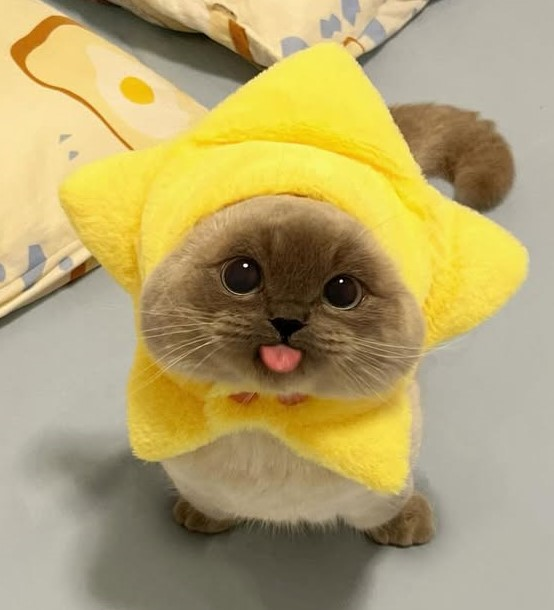
#> input picture Laporan 3/hueek.jpg, 554 x 610 px
$ jupyter execute --allow-errors Untitled.ipynb
#> lines starting #> are read from the running program, lines starting #| are printed output that depends on the picture
# Import Library

[cell 1]
import cv2
import matplotlib.pyplot as plt
import numpy as np
#Rizal Wira Pambudi 202331175

[cell 2]
kucing = cv2.imread('hueek.jpg')
#> kucing is the input picture: shape (610, 554, 3); mean B, G, R 109.6, 162.7, 178.7
#Rizal Wira Pambudi 202331175

[cell 3]
kucing.shape
#> Out = (610, 554, 3)
#Rizal Wira Pambudi 202331175

[cell 4]
[baris, kolom] = kucing.shape[:2]
#> baris = 610; kolom = 554
#Rizal Wira Pambudi 202331175

# Convert from BGR TO RGB

[cell 5]
rgb = cv2.cvtColor(kucing, cv2.COLOR_BGR2RGB)
#Rizal Wira Pambudi 202331175

# menampilkan Histogram

[cell 6]
fig, axs = plt.subplots(2,2, figsize = (15,5))

#menggunakan ravel
axs[0,0].imshow(rgb)
axs[0,1].hist(rgb.ravel(),256,[0,256])

#menggunakan clalchist
hist = cv2.calcHist([rgb],[0], None, [256],[0,256])
#> hist = 256 values, max 14411 at index 185, min 21 at index 5, mean 1320.1
axs[1,0].imshow(rgb)
axs[1,1].plot(hist)

#menampilkan plot
plt.show()
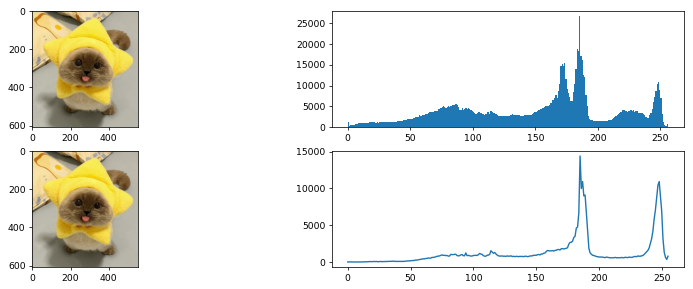
#> figure drawn by matplotlib, 4 panels; panel 2: tallest bar 26568 high, from x = 185 to 186; panel 4: curve peaks at x = 185, y = 14411
#Rizal Wira Pambudi 202331175

# Meningkatkan kecerahan

[cell 7]
beta = 40
citra_cerah = np.zeros((baris,kolom, 3))

for x in range(baris):
    for y in range (kolom):
        gyx = rgb[x,y] + beta
        citra_cerah[x,y] = gyx
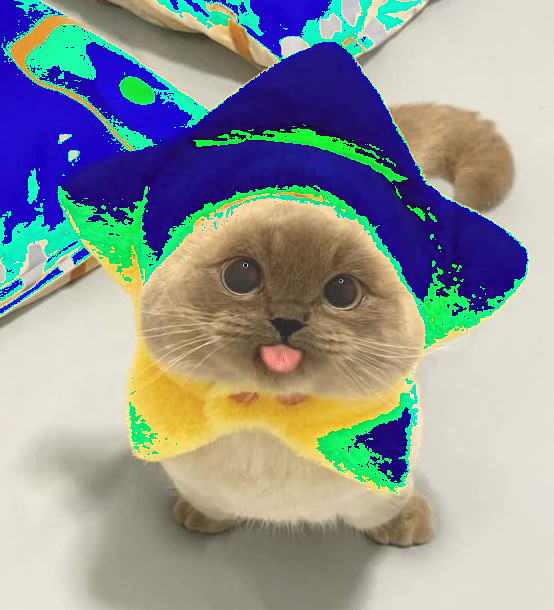
#> citra_cerah: shape (610, 554, 3) float64; mean R, G, B 145.5, 151.4, 149.6

citra_lebihcerah = citra_cerah.astype(np.uint8)

fig, axs = plt.subplots(2,2, figsize=(15,5))
axs[0,0].imshow(rgb)
axs[0,1].hist(rgb.ravel(),256, [8,256])
axs[1,0].imshow(citra_lebihcerah)
axs[1,1].hist(citra_lebihcerah.ravel(),256,[9,256])

plt.show()
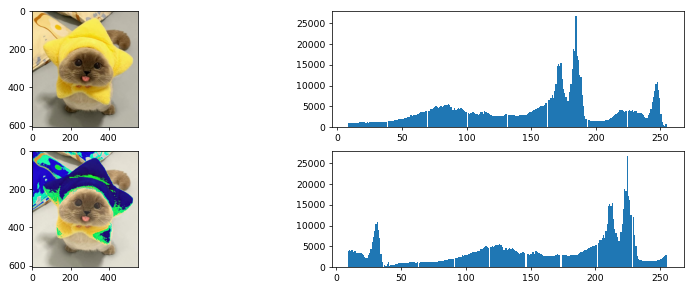
#> figure drawn by matplotlib, 4 panels; panel 2: tallest bar 26568 high, from x = 184.3 to 185.3; panel 4: tallest bar 26568 high, from x = 224.2 to 225.1
#Rizal Wira Pambudi 202331175

# Meregangkan kontras

#> (a cell that did not finish here is left out)

# MEningkatkan kecerahan dan meregangkan kontras

[cell 9]
beta = 10
alpha = 1.2
citra_hasil = np.zeros((baris,kolom, 3 ))

for x in range(baris):
    for y in range(kolom):
        gyx = alpha * rgb[x,y] + beta
        citra_hasil[x,y] = gyx

citra_hasil = citra_hasil.astype(np.uint8)
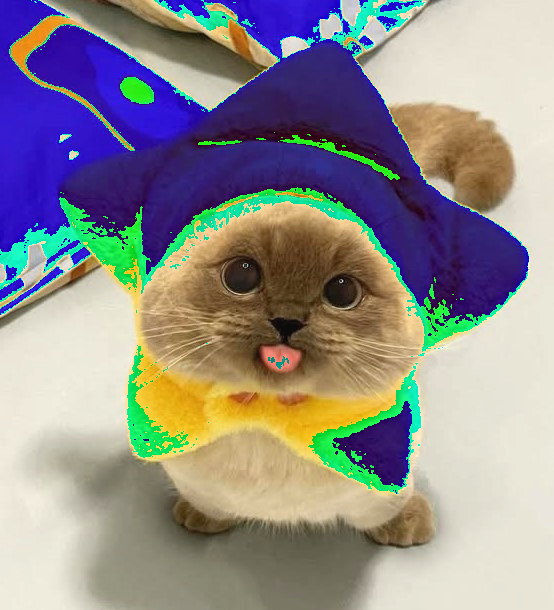
#> citra_hasil: shape (610, 554, 3); mean R, G, B 145.6, 141.7, 141.1

fig, axs = plt.subplots(2,2, figsize=(15,5))
axs[0,0].imshow(rgb)
axs[0,1].hist(rgb.ravel(),256,[9,256])
axs[1,0].imshow(citra_hasil)
axs[1,1].hist(citra_hasil.ravel(),256,[0,256])

plt.show()
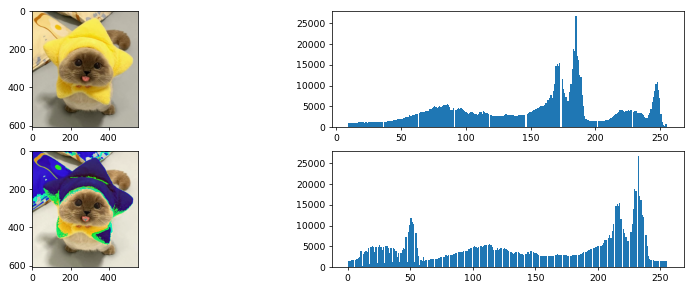
#> figure drawn by matplotlib, 4 panels; panel 2: tallest bar 26568 high, from x = 184.6 to 185.6; panel 4: tallest bar 26568 high, from x = 232 to 233
#Rizal Wira Pambudi 202331175

# Membalik Citra >> NEgatif

[cell 10]
beta = 10
alpha = 1.2
citra_negatif = np.zeros((baris, kolom, 3))

for x in range(baris):
    for y in range(kolom):
        gyx = 255 - rgb[x,y]
        citra_negatif[x,y] = gyx
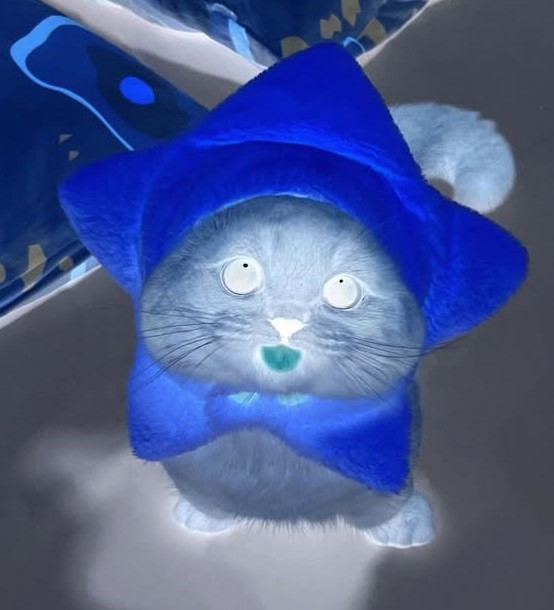
#> citra_negatif: shape (610, 554, 3) float64; mean R, G, B 76.3, 92.3, 145.4

citra_negatif = citra_negatif.astype(np.uint8)

fig, axs = plt.subplots(2,2, figsize=(15,5))
axs[0,0]. imshow(rgb)
axs[0,1].hist(rgb.ravel(), 256, [0,256])
axs[1,0].imshow(citra_negatif)
axs[1,1].hist(citra_negatif.ravel(), 256, [0,256])

plt.show()
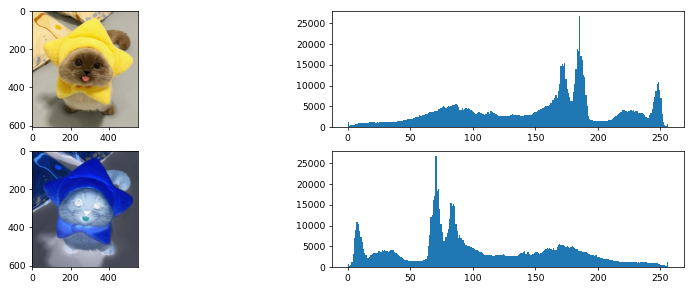
#> figure drawn by matplotlib, 4 panels; panel 2: tallest bar 26568 high, from x = 185 to 186; panel 4: tallest bar 26568 high, from x = 70 to 71
#Rizal Wira Pambudi 202331175
